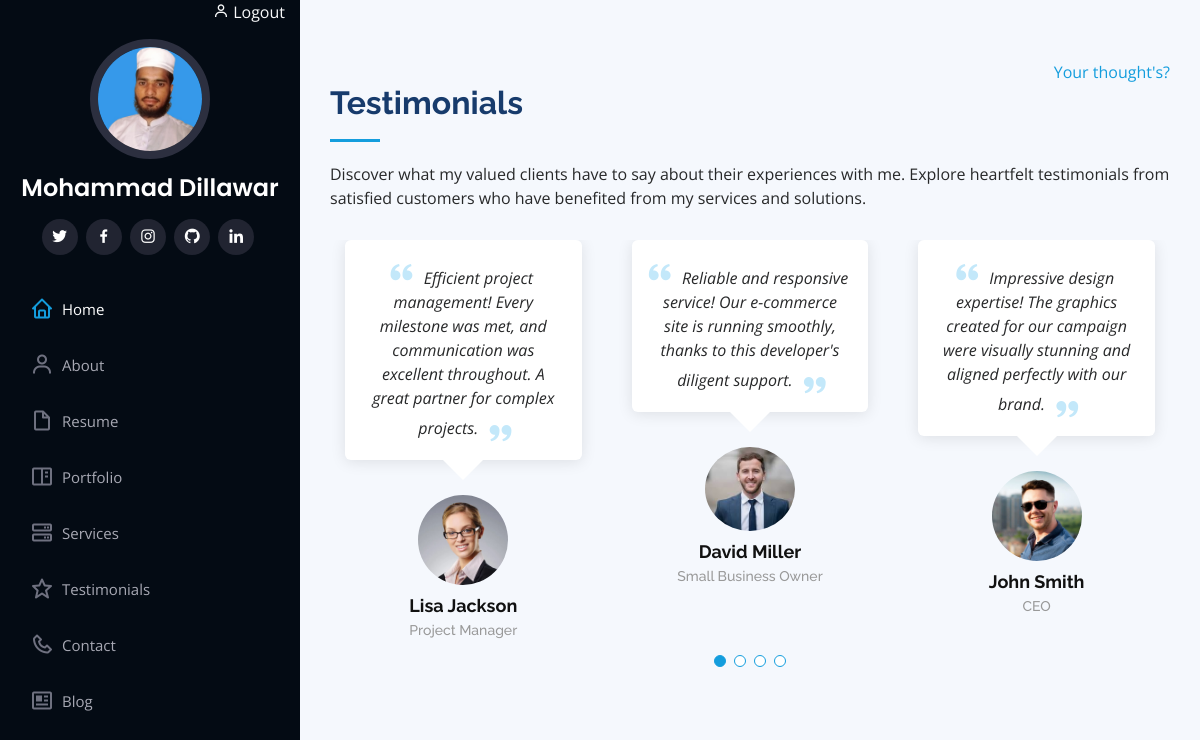
Page /testimonials/ (signed in) on the committed database.
### base/models.py (models this page shows, shortened)
class Testimonials(models.Model):
    name = models.CharField(max_length=100)
    dept = models.CharField(max_length=100)
    description = models.CharField(max_length=150)
    image = models.ImageField(upload_to='testimonials/', blank=True, null=True)

### base/views.py (the view, shortened to what this page needs)
# urls.py: path('testimonials/', views.testimonials, name='testimonials'),
def testimonials(request):
    feedbacks = Testimonials.objects.all()[:5]
    context={'feedbacks':feedbacks}
    return render(request, 'testimonials.html', context)

### templates/testimonials.html (shortened to what this page needs)
{% extends 'partials/basics.html' %}
{% load static %}
{% block body %}
<section id="testimonials" class="testimonials section-bg">
    <div class="container">
        <div style="display: flex; justify-content: flex-end;">
            <span><a href="{% url 'reviews' %}">Your thought's?</a></span>
        </div>
        <div class="section-title">
            <h2>Testimonials</h2>
            <p>Discover what my valued clients have to say about their experiences with me. Explore heartfelt
                testimonials from satisfied customers who have benefited from my services and solutions.</p>
        </div>
        <div class="testimonials-slider swiper" data-aos="fade-up" data-aos-delay="100">
            <div class="swiper-wrapper">
                {% for feedback in feedbacks reversed %}
                <div class="swiper-slide">
                    <div class="testimonial-item" data-aos="fade-up">
                        <p>
                            <i class="bx bxs-quote-alt-left quote-icon-left"></i>
                            {{ feedback.description }}
                            <i class="bx bxs-quote-alt-right quote-icon-right"></i>
                        </p>
                        <img src="{{ feedback.image.url }}" class="testimonial-img" alt="">
                        <h3>{{ feedback.name }}</h3>
                        <h4>{{ feedback.dept }}</h4>
                    </div>
                </div>
                {% endfor %}
            </div>
            <div class="swiper-pagination"></div>
        </div>
    </div>
</section>
{% endblock body %}

### static/assets/css/style.css (style rules this page uses)
body { font-family: "Open Sans", sans-serif; color: #272829; }
a { color: #149ddd; text-decoration: none; }
h1, h2, h3, h4, h5, h6 { font-family: "Raleway", sans-serif; }
.container, .container-fluid { padding-left: 30px; padding-right: 30px; }
section { padding: 60px 0; overflow: hidden; }
.section-bg { background: #f5f8fd; }
.section-title { padding-bottom: 30px; }
.section-title h2 { font-size: 32px; font-weight: bold; margin-bottom: 20px; padding-bottom: 20px; position: relative; color: #173b6c; }
.section-title h2::after { content: ""; position: absolute; display: block; width: 50px; height: 3px; background: #149ddd; bottom: 0; left: 0; }
.section-title p { margin-bottom: 0; }
.testimonials .testimonials-carousel, .testimonials .testimonials-slider { overflow: hidden; }
.testimonials .testimonial-item { box-sizing: content-box; text-align: center; min-height: 320px; }
.testimonials .testimonial-item .testimonial-img { width: 90px; border-radius: 50%; margin: 0 auto; }
.testimonials .testimonial-item h3 { font-size: 18px; font-weight: bold; margin: 10px 0 5px 0; color: #111; }
.testimonials .testimonial-item h4 { font-size: 14px; color: #999; margin: 0; }
.testimonials .testimonial-item .quote-icon-left, .testimonials .testimonial-item .quote-icon-right { color: #c3e8fa; font-size: 26px; }
.testimonials .testimonial-item .quote-icon-left { display: inline-block; left: -5px; position: relative; }
.testimonials .testimonial-item .quote-icon-right { display: inline-block; right: -5px; position: relative; top: 10px; }
.testimonials .testimonial-item p { font-style: italic; margin: 0 15px 15px 15px; padding: 20px; background: #fff; position: relative; margin-bottom: 35px; border-radius: 6px; box-shadow: 0px 2px 15px rgba(0, 0, 0, 0.1); }
.testimonials .testimonial-item p::after { content: ""; width: 0; height: 0; border-top: 20px solid #fff; border-right: 20px solid transparent; border-left: 20px solid transparent; position: absolute; bottom: -20px; left: calc(50% - 20px); }
.testimonials .swiper-pagination { margin-top: 20px; position: relative; }

### rows in the picture
Testimonials: description "Efficient project management! Every milestone was met, and communication was excellent throughout. A great partner for complex projects.", image (picture), name "Lisa Jackson", dept "Project Manager"
Testimonials: description "Reliable and responsive service! Our e-commerce site is running smoothly, thanks to this developer's diligent support.", image (picture), name "David Miller", dept "Small Business Owner"
Testimonials: description "Impressive design expertise! The graphics created for our campaign were visually stunning and aligned perfectly with our brand.", image (picture), name "John Smith", dept "CEO"
